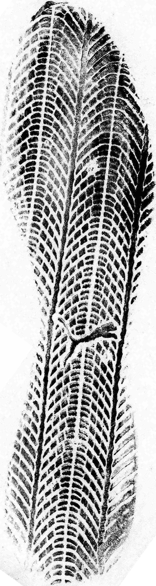
#> input picture project/images/q2/00001.png, 156 x 586 px
$ python projectIM2020_q2.py
#> lines starting #> are read from the running program, lines starting #| are printed output that depends on the picture
# Name: Ofir Cohen
# ID: 312255847
# Date: 22/3/2020

import cv2
import numpy as np
import matplotlib.pyplot as plt


def read_img(filePath):
	'''
	Input: image path
	Output: numpy ndarray of the image
	'''
#> called with filePath = './images/q2/00001.png'
	img = cv2.imread(filePath)
#> img is the input picture: shape (586, 156, 3); min 0, max 255, mean 174.4
	return cv2.cvtColor(img, cv2.COLOR_BGR2RGB)


def find_circles(img, kernel1, kernel2):
	gray = cv2.cvtColor(img, cv2.COLOR_RGB2GRAY)
	big_circles = find_big_circles(gray.copy(), kernel1)
	medium_circles = find_medium_circles(gray.copy(), kernel2)
	little_circles = find_little_circles(gray.copy())
	output = img.copy()
	draw_circles(output, little_circles)
	draw_circles(output, medium_circles)
	draw_circles(output, big_circles)
	return output


def find_big_circles(gray, kernel):
	gradient = cv2.morphologyEx(gray, cv2.MORPH_GRADIENT, kernel)
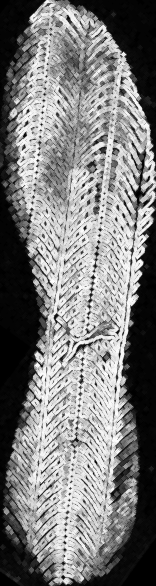
#> gradient: shape (586, 156); min 0, max 255, mean 124.5
	#clahe = cv2.createCLAHE(clipLimit=2.0, tileGridSize=(8,8))
	#cl = clahe.apply(gradient)
	#blurred = cv2.medianBlur(cl, 7)
	blurred = cv2.blur(gradient, (3,3))
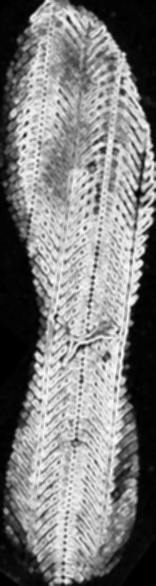
#> blurred: shape (586, 156); min 0, max 252, mean 124.5
	circles = cv2.HoughCircles(blurred, cv2.HOUGH_GRADIENT, 1, 70, param1=100, param2=55.5, minRadius=17, maxRadius=45)
#> circles = None
	return circles


def find_medium_circles(gray, kernel):
	opening = cv2.morphologyEx(gray, cv2.MORPH_CLOSE, kernel)
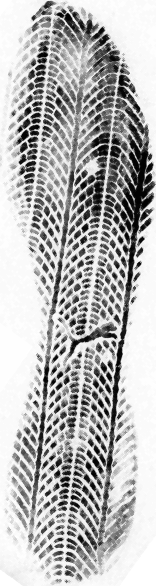
#> opening: shape (586, 156); min 2, max 255, mean 184
	# clahe = cv2.createCLAHE(clipLimit=2.0, tileGridSize=(8,8))
	# cl = clahe.apply(opening)
	# blurred = cv2.medianBlur(cl, 5)
	blurred = cv2.blur(opening, (3,3))
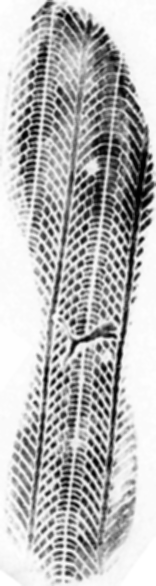
#> blurred: shape (586, 156); min 2, max 255, mean 184
	circles = cv2.HoughCircles(blurred, cv2.HOUGH_GRADIENT, 1, 48, param1=100, param2=55, minRadius=10, maxRadius=37)
#> circles = None
	return circles


def find_little_circles(gray):
	#clahe = cv2.createCLAHE(clipLimit=3.0, tileGridSize=(8,8))
	#cl = clahe.apply(gray)
	#blurred = cv2.medianBlur(cl, 5)
	blurred = cv2.blur(gray, (5,5))
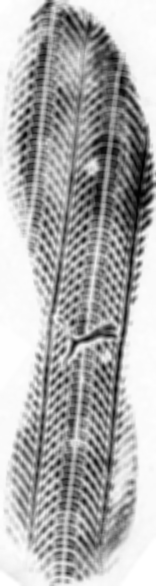
#> blurred: shape (586, 156); min 2, max 255, mean 174.4
	circles = cv2.HoughCircles(blurred, cv2.HOUGH_GRADIENT, 1, 5, param1=100, param2=33, minRadius=3, maxRadius=20)
#> circles = None
	return circles


def draw_circles(img, circles):
	if circles is not None:
		circles = np.uint16(np.around(circles))
		for circle in circles[0,:]:
			center = (circle[0], circle[1])
			radius = circle[2]
			# draw the outer circle
			cv2.circle(img, center, radius, (0,255,0), 3)
			# draw the center of the circle
			cv2.circle(img, center, 1, (0,0,255), 1)


def circle_exists(img, x, y):
	height, width, channel = img.shape
	for row in range(y-30,y+30):
		for col in range(x-30,x+30):
			if img[row,col,0] == 0 and img[row,col,1] == 0 and img[row,col,2] == 255:
				return True
	return False


def plot_results(img, circles):
	plt.figure(figsize=(20, 20))
	plt.subplot(121)
	plt.imshow(img, cmap='gray')
	plt.title('Original Image')
	plt.xticks([])
	plt.yticks([])
	plt.subplot(122)
	plt.imshow(circles, cmap = 'gray')
	plt.title('Circles')
	plt.xticks([])
	plt.yticks([])
	plt.show()


def main():
	paths = [
				'./images/q2/00001.png', './images/q2/00002.png', './images/q2/00003.png', './images/q2/00005.png', './images/q2/00006.png',
				'./images/q2/00007.png', './images/q2/00010.png', './images/q2/00471.png', './images/q2/00009.png', './images/q2/00473.png',
				'./images/q2/00475.png', './images/q2/00476.png', './images/q2/00477.png', './images/q2/00478.png', './images/q2/00480.png'
			]


	kernel1 = np.array(	[
							[0,0,1,0,0],
							[0,1,1,1,0],
							[1,1,1,1,1],
							[0,1,1,1,0],
							[0,0,1,0,0]
						], dtype=np.uint8)

	kernel2 = np.array( [
							[0,1,0],
							[1,1,1],
							[0,1,0]
						], dtype=np.uint8)

	for path in paths:
		img = read_img(path)
		circle_img = find_circles(img, kernel1, kernel2)
		plot_results(img, circle_img)
#> pass 2 of the loop in main, `for path in paths:`:
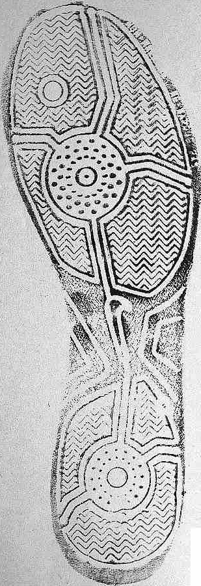
#> input picture project/images/q2/00002.png, 201 x 586 px
#> in read_img, img is the input picture: shape (586, 201, 3); min 0, max 255, mean 184.8
#> gray: shape (586, 201)
#> gradient: shape (586, 201)
#> opening: shape (586, 201)
#> in find_little_circles (call 2), `blurred = cv2.blur(gray, (5,5))`:
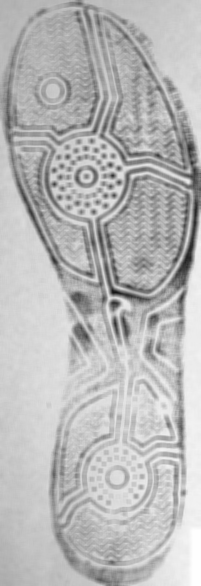
#> blurred: shape (586, 201); min 21, max 254, mean 184.8
#> in find_little_circles (call 2), `circles = cv2.HoughCircles(blurred, cv2.HOUGH_GRADIENT, 1, 5, param1=1..`: circles = [[51.5, 90.5, 19.4], [85.5, 174.5, 19.4]]
#> in draw_circles (call 6), `circles = np.uint16(np.around(circles))`: circles = [[114, 474, 44], [84, 180, 40]]
#> the loop in draw_circles (call 6), `for circle in circles[0,:]:` made 2 passes
#> after the loop in draw_circles (call 6), `for circle in circles[0,:]:`:
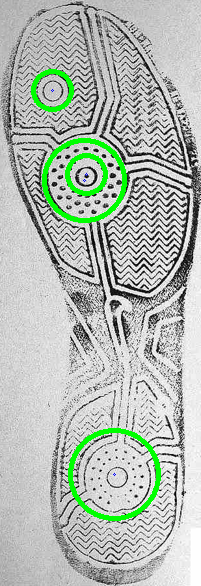
#> img: shape (586, 201, 3); mean R, G, B 179, 187.3, 179


if __name__ == "__main__":
#> (the run stopped early here; a loop or call above may not have finished)
